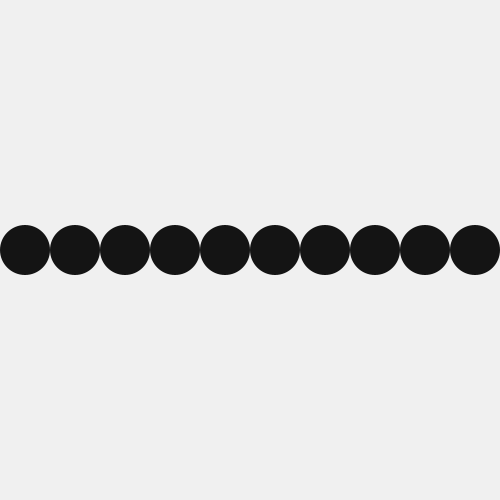
Frame 1 (no input)
Frame 60 (the mouse pressed at the canvas centre just before this capture): identical to frame 1, image omitted
Frame 120 (the mouse held since frame 60 and released just before this capture): identical to frame 1, image omitted

The Processing sketch that drew this single still picture (run headless with seeded random() and noise(); from frame 60 on, the mouse is pressed at the canvas centre):

// Processing sketch: sketch_0036Loop06
// ── sketch_0036Loop06.pde
//non più randomico ma lineare

void setup() {
  size(500, 500);
  frameRate(10);
}

void draw() {
  background(240);
  fill(20);
  noStroke();

  for(int i = width/20; i < width; i=i+(width/10)){
    //e uso i per la posizione sull'asse delle x della palla
    ellipse(i, height/2, width/10, width/10);
    println(i);
  }
}
